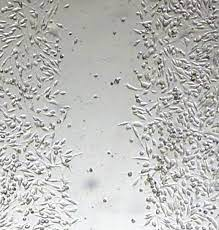
#> input picture Digital_Image_Processing/images/wound_assay.jpeg, 219 x 230 px
$ jupyter execute WoundAssay.ipynb
#> lines starting #> are read from the running program, lines starting #| are printed output that depends on the picture; after the words box and inside, x2 and y2 are one past the last pixel; in counts of white or black regions, pixels touching at a corner belong together; long printed decimals are rounded
[cell 1]
# !pip install scikit-image
from skimage import io
import skimage
from skimage.filters.rank import entropy
from skimage.morphology import disk
from skimage.filters import try_all_threshold
import matplotlib.pyplot as plt
import numpy as np

[cell 2]
img = io.imread("images/wound_assay.jpeg")
#> img is the input picture: shape (230, 219, 3); mean R, G, B 189.4, 189.6, 187.2
gray_image = skimage.color.rgb2gray(img)

[cell 3]
plt.imshow(gray_image, cmap="gray")

[cell 4]
fig, ax = try_all_threshold(gray_image, figsize=(10, 8), verbose=False)
plt.show()
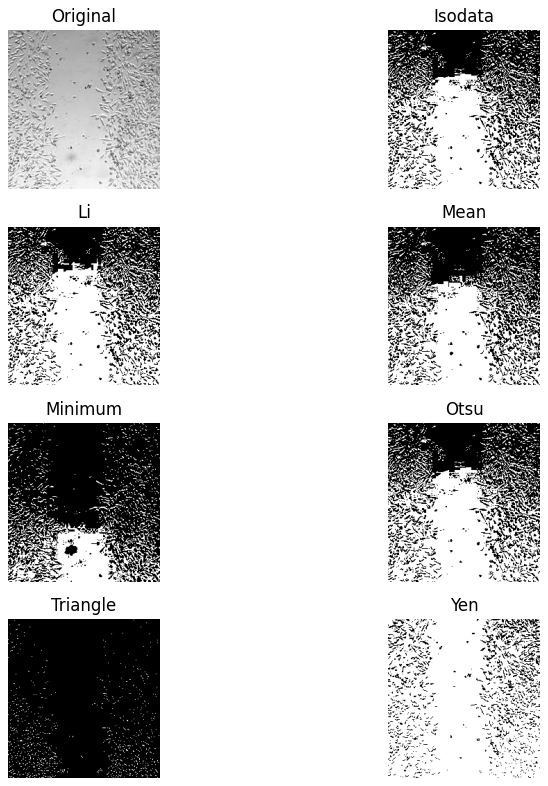
#> figure drawn by matplotlib, 8 panels

###### Please notice, that skimage.morphology.disk is a "2D structuring element", which can only be used with a "2D image",
###### i.e. a grayscale image.

[cell 5]
entropy_img = entropy(gray_image, footprint=disk(15))
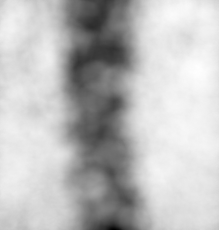
#> entropy_img: shape (230, 219) float64; min 2.43, max 7.28, mean 6.04; drawn with min black and max white
entropy_img.shape
#> Out = (230, 219)

[cell 6]
plt.imshow(entropy_img, cmap="gray")

[cell 7]
fig, ax = try_all_threshold(entropy_img, figsize=(10, 8), verbose=False)
plt.show()
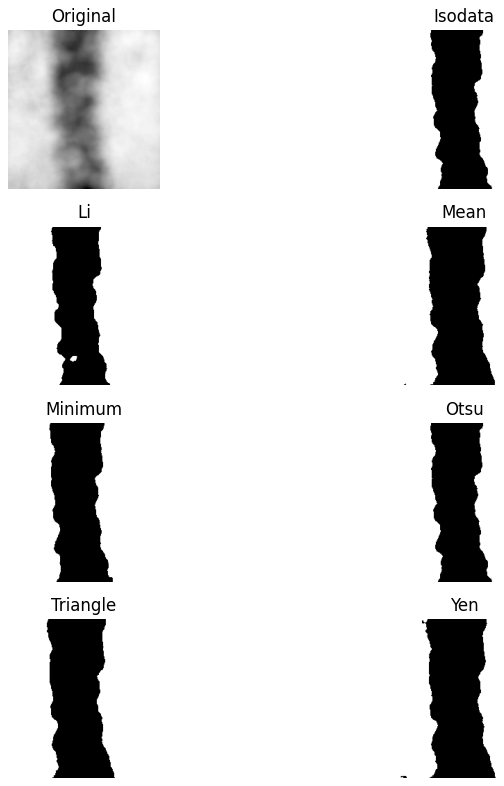
#> figure drawn by matplotlib, 8 panels

[cell 8]
from skimage.filters import threshold_otsu
thresh = threshold_otsu(entropy_img)
#> thresh = 5.59
print("Thresh:",thresh)
#| Thresh: 5.588
print(entropy_img)
#> (printed output is left out)

[cell 9]
binary_img = entropy_img <= thresh
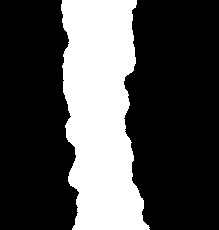
#> binary_img: shape (230, 219) bool; 29.7% white; 1 white region, box (x1, y1, x2, y2) and area: (61, 0, 150, 230) 14941
binary_img

[cell 10]
plt.imshow(binary_img, cmap="gray")

[cell 11]
print("Wounded area:", np.sum(binary_img==1))
#| Wounded area: 14941
print("Wounded area(%):", (np.sum(binary_img==1)*100)/(np.sum(binary_img==1)+np.sum(binary_img==0)))
#| Wounded area(%): 29.662
print("Normal area:", np.sum(binary_img==0))
#| Normal area: 35429

[cell 12]
binary_img.shape
#> Out = (230, 219)

[cell 13]
img.shape
#> Out = (230, 219, 3)

[cell 14]
binary_img.shape[0]*binary_img.shape[1]
#> Out = 50370
